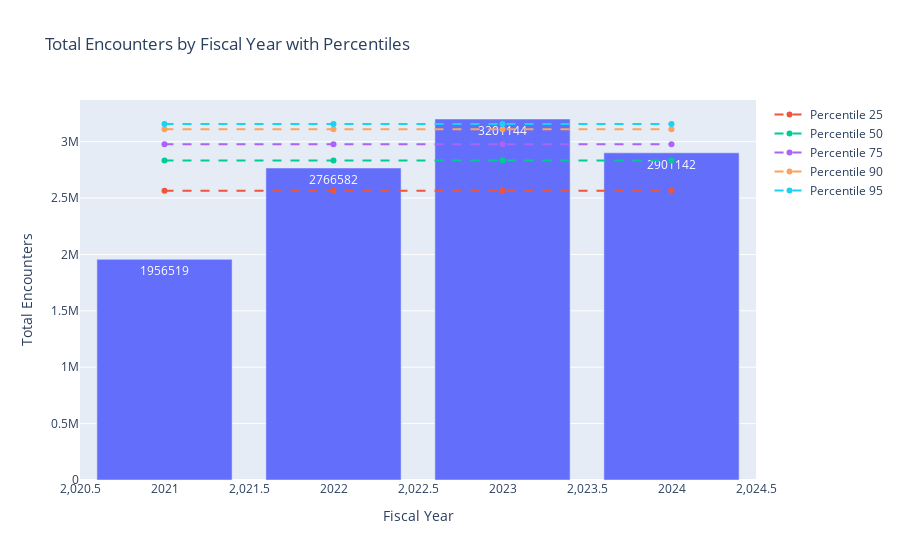

Notebook source saved alongside this figure:
### Code cell
# 8. Display percentiles of the Sum of Encounter Count by Fiscal Year. Add interactive table with plotly. Add percentile results to the table.
percentiles = [0.25, 0.5, 0.75, 0.9, 0.95]
for p in percentiles:
    encounters_by_fiscal_year_stats[f'Percentile {int(p*100)}'] = encounters_by_fiscal_year_stats['Encounter Count'].quantile(p)
fig = px.bar(encounters_by_fiscal_year_stats, x='Fiscal Year', y='Encounter Count',
             title='Total Encounters by Fiscal Year with Percentiles',
             labels={'Encounter Count': 'Total Encounters'},
             text='Encounter Count')
for p in percentiles:
    fig.add_scatter(x=encounters_by_fiscal_year_stats['Fiscal Year'], y=encounters_by_fiscal_year_stats[f'Percentile {int(p*100)}'],
                    mode='lines+markers', name=f'Percentile {int(p*100)}', line=dict(dash='dash'))
fig.update_layout(yaxis_title='Total Encounters', xaxis_title='Fiscal Year')
fig.show()

### Figure 1 — Plotly figure (JSON) as saved in the notebook; plotly's stock layout.template omitted (floating-point values rounded to 4 significant figures)
{"data": [{"alignmentgroup": "True", "hovertemplate": "Fiscal Year=%{x}<br>Total Encounters=%{text}<extra></extra>", "legendgroup": "", "marker": {"color": "#636efa", "pattern": {"shape": ""}}, "name": "", "offsetgroup": "", "orientation": "v", "showlegend": false, "text": [1956519, 2766582, 3201144, 2901142], "textposition": "auto", "type": "bar", "x": [2021, 2022, 2023, 2024], "xaxis": "x", "y": [1956519, 2766582, 3201144, 2901142], "yaxis": "y"}, {"line": {"dash": "dash"}, "mode": "lines+markers", "name": "Percentile 25", "type": "scatter", "x": [2021, 2022, 2023, 2024], "y": [2564000.0, 2564000.0, 2564000.0, 2564000.0]}, {"line": {"dash": "dash"}, "mode": "lines+markers", "name": "Percentile 50", "type": "scatter", "x": [2021, 2022, 2023, 2024], "y": [2833862, 2833862, 2833862, 2833862]}, {"line": {"dash": "dash"}, "mode": "lines+markers", "name": "Percentile 75", "type": "scatter", "x": [2021, 2022, 2023, 2024], "y": [2976000.0, 2976000.0, 2976000.0, 2976000.0]}, {"line": {"dash": "dash"}, "mode": "lines+markers", "name": "Percentile 90", "type": "scatter", "x": [2021, 2022, 2023, 2024], "y": [3111000.0, 3111000.0, 3111000.0, 3111000.0]}, {"line": {"dash": "dash"}, "mode": "lines+markers", "name": "Percentile 95", "type": "scatter", "x": [2021, 2022, 2023, 2024], "y": [3156000.0, 3156000.0, 3156000.0, 3156000.0]}], "layout": {"barmode": "relative", "legend": {"tracegroupgap": 0}, "title": {"text": "Total Encounters by Fiscal Year with Percentiles"}, "xaxis": {"anchor": "y", "domain": [0, 1], "title": {"text": "Fiscal Year"}}, "yaxis": {"anchor": "x", "domain": [0, 1], "title": {"text": "Total Encounters"}}}}
